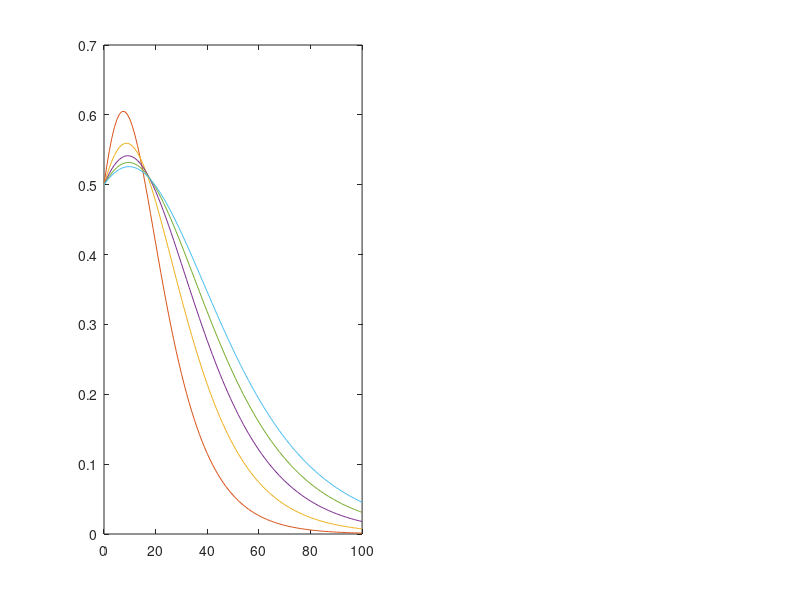

Source code (MATLAB): (Note: this script raises an error after producing the figure.)
% Explicit method
Tfinal = 10;
N = 100; % number of timesteps to take
h = Tfinal/N; % timestep
k0 = 0;kstep=1;kend=5;

subplot(1,2,1);

U0 = 0.5;
for kappa = k0:kstep:kend

    Tn = 0;
    U = zeros(1,N);
    steps = (0:N);

    U(1) = U0;

    for n=1:N
        Un = U(n);
        U(n+1) = Un + h * Un*(1-Un-Tn)/kappa;
        Tn = Tn + h * (Un + U(n+1))/2;
    end

    plot(steps,U);
    hold on;
end

title('Explicit solution with composite trapezoidal, U0 = ' + string(U0))
K = k0:kstep:kend;
legendStrings = "kappa = " + string(K);
legend(legendStrings)

subplot(1,2,2);
U0 = 1.5;
for kappa = k0:kstep:kend

    Tn = 0;
    U = zeros(1,N);
    steps = (0:N);

    U(1) = U0;

    for n=1:N
        Un = U(n);
        U(n+1) = Un + h * Un*(1-Un-Tn)/kappa;
        Tn = Tn + h * (Un + U(n+1))/2;
    end

    plot(steps,U);
    hold on;
end

title('Explicit solution with composite trapezoidal, U0 = ' + string(U0))
K = k0:kstep:kend;
legendStrings = "kappa = " + string(K);
legend(legendStrings)

saveas(gcf,'explicit_ali.jpeg')
